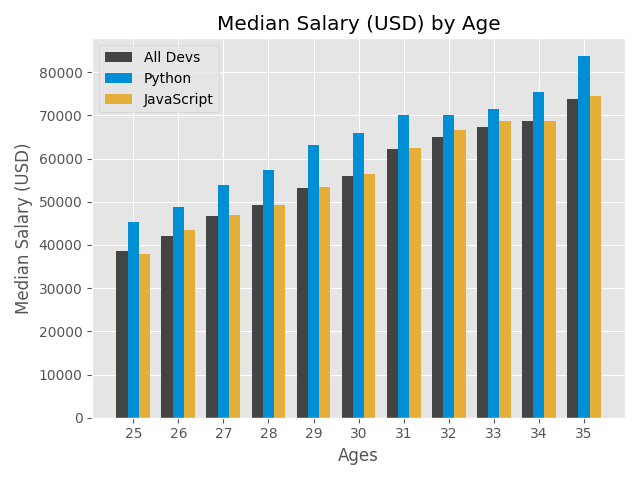

Recreate this plot in Python.
from matplotlib import pyplot as plt
import numpy as np


plt.style.use("ggplot")

ages_x = [25, 26, 27, 28, 29, 30, 31, 32, 33, 34, 35]

bot_x = np.arange(len(ages_x))
width = 0.25

dev_y = [38496, 42000, 46752, 49320, 53200,
         56000, 62316, 64928, 67317, 68748, 73752]
plt.bar(bot_x - width, dev_y, color="#444444", width = width, label="All Devs")

py_dev_y = [45372, 48876, 53850, 57287, 63016,
            65998, 70003, 70000, 71496, 75370, 83640]
plt.bar(bot_x, py_dev_y, color="#008fd5", width = width, label="Python")

js_dev_y = [37810, 43515, 46823, 49293, 53437,
            56373, 62375, 66674, 68745, 68746, 74583]
plt.bar(bot_x + width, js_dev_y, color="#e5ae38", width = width, label="JavaScript")

plt.legend()
plt.xticks(ticks= bot_x, labels= ages_x)

plt.title("Median Salary (USD) by Age")
plt.xlabel("Ages")
plt.ylabel("Median Salary (USD)")

plt.tight_layout()
plt.savefig('barplot.png')

plt.show()